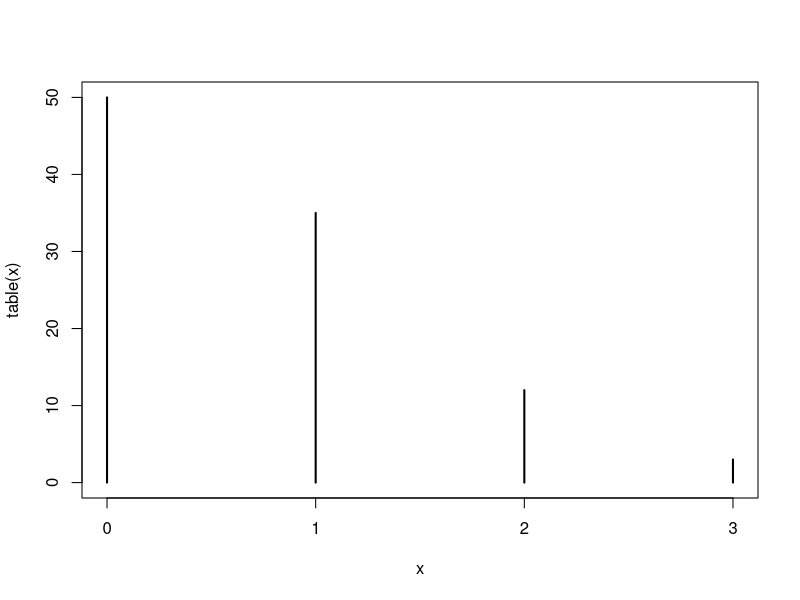
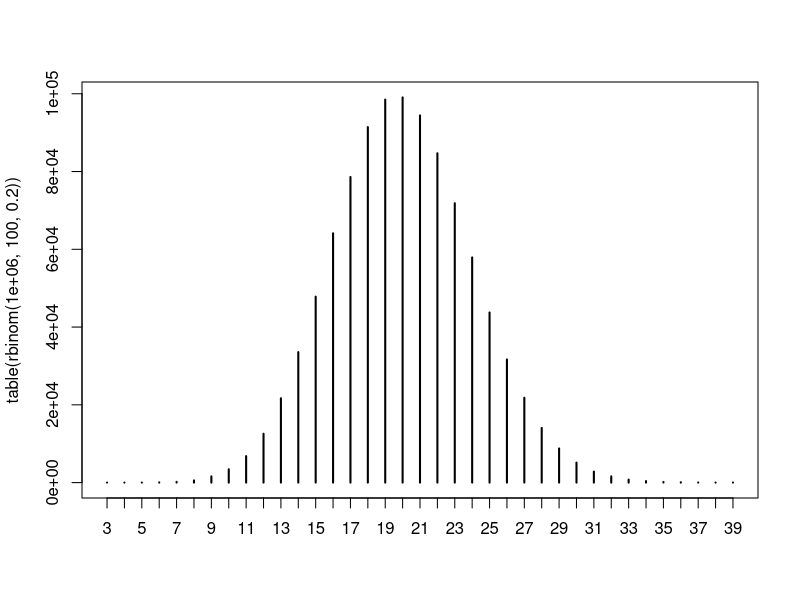
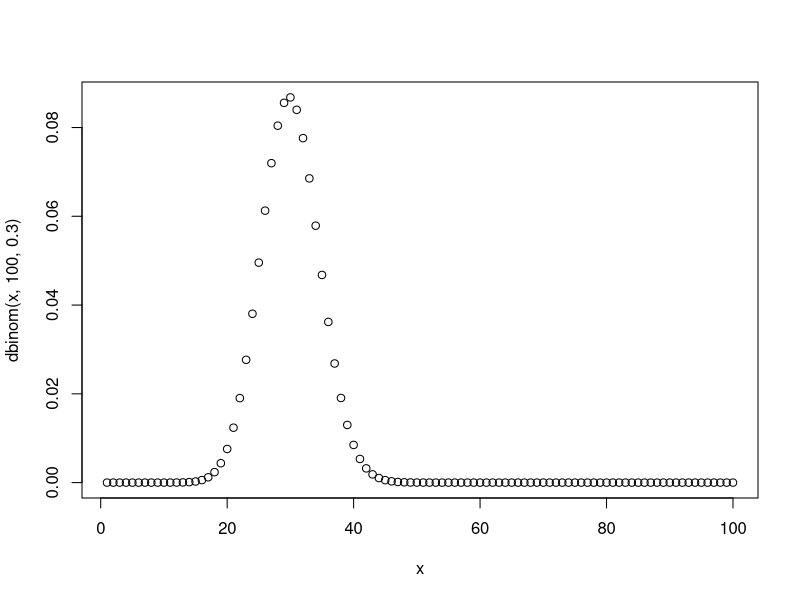
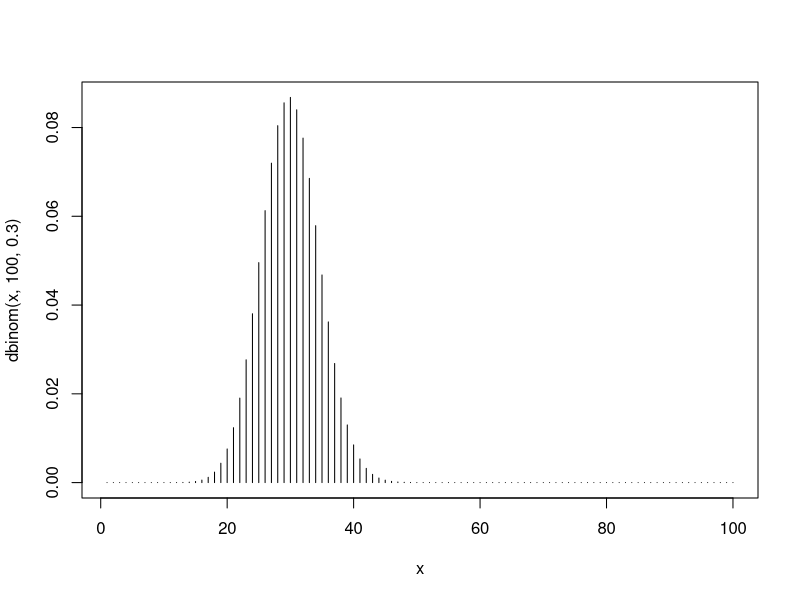
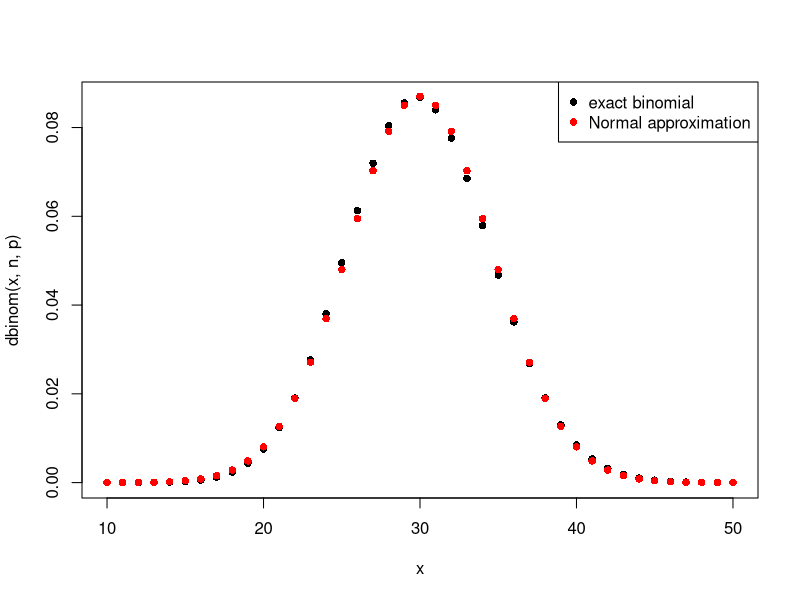

Write the R code that produced these figures, in order.
## ---- chunk 1
knitr::opts_chunk$set(echo = TRUE)
## ---- chunk 2
rbinom(100,8,0.5)
## ---- chunk 3
x <- rbinom(100,4,0.2)
x
table(x)
plot(table(x))
## ---- chunk 4
plot(table(rbinom(1e6,100,0.2)))
## ---- chunk 5
x <- 1:100
plot(x,dbinom(x,100,0.3))
## ---- chunk 6
x <- 1:100
plot(x,dbinom(x,100,0.3),type='h')
## ---- chunk 7
n <- 100
p <- 0.3
x <- 10:50   # region of x-axis to be plotted
plot(x,dbinom(x,n,p),pch=16,col="black")
points(x,dnorm(x,mean=n*p, sd=sqrt(n*p*(1-p))),col='red',pch=16)
legend("topright",lty=0,pch=16,col=c("black","red"),legend=c("exact binomial", "Normal approximation"))
## ---- chunk 8
n <- 100
p <- 0.5
qnorm(0.95, mean=n*p, sd=sqrt(n*p*(1-p)))
## ---- chunk 9
table(rbinom(1e6,100,0.5) > 58)
## ---- chunk 10
qbinom(0.95,100,0.5)
